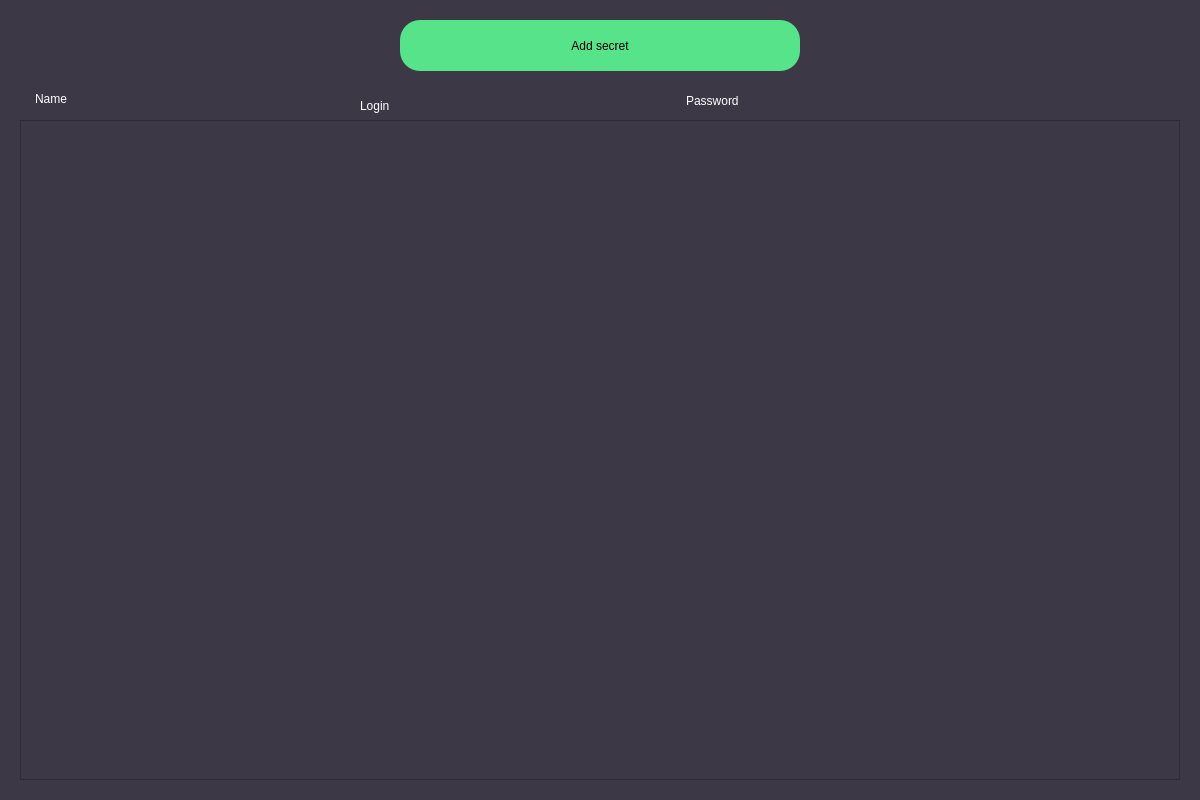
<?xml version="1.0" encoding="UTF-8"?>
<ui version="4.0">
 <class>Dialog</class>
 <widget class="QDialog" name="Dialog">
  <property name="geometry">
   <rect>
    <x>0</x>
    <y>0</y>
    <width>1200</width>
    <height>800</height>
   </rect>
  </property>
  <property name="windowTitle">
   <string>Dialog</string>
  </property>
  <property name="styleSheet">
   <string notr="true">QWidget#bgWidget{
	background-color: rgb(61, 56, 70);
}

QListWidget{
	background-color: rgb(61, 56, 70);
}

QPushButton#addSecret{
border-radius: 20px;
	background-color: rgb(87, 227, 137);
	font: 14pt &quot;Noto Mono&quot;;
}

QPushButton#addSecret:hover{
	background-color: rgb(46, 194, 126);
}


QLabel {
	font: 15pt &quot;Noto Mono&quot;;
	color: rgb(255, 255, 255);
}</string>
  </property>
  <widget class="QWidget" name="bgWidget" native="true">
   <property name="geometry">
    <rect>
     <x>0</x>
     <y>0</y>
     <width>1200</width>
     <height>800</height>
    </rect>
   </property>
   <widget class="QListWidget" name="listWidget">
    <property name="geometry">
     <rect>
      <x>20</x>
      <y>120</y>
      <width>1160</width>
      <height>660</height>
     </rect>
    </property>
    <property name="spacing">
     <number>5</number>
    </property>
   </widget>
   <widget class="QPushButton" name="addSecret">
    <property name="geometry">
     <rect>
      <x>400</x>
      <y>20</y>
      <width>400</width>
      <height>51</height>
     </rect>
    </property>
    <property name="text">
     <string>Add secret</string>
    </property>
   </widget>
   <widget class="QLabel" name="nameLabel">
    <property name="geometry">
     <rect>
      <x>35</x>
      <y>90</y>
      <width>54</width>
      <height>17</height>
     </rect>
    </property>
    <property name="text">
     <string>Name</string>
    </property>
   </widget>
   <widget class="QLabel" name="loginLabel">
    <property name="geometry">
     <rect>
      <x>360</x>
      <y>90</y>
      <width>81</width>
      <height>31</height>
     </rect>
    </property>
    <property name="text">
     <string>Login</string>
    </property>
   </widget>
   <widget class="QLabel" name="passwordLabel">
    <property name="geometry">
     <rect>
      <x>686</x>
      <y>90</y>
      <width>101</width>
      <height>21</height>
     </rect>
    </property>
    <property name="text">
     <string>Password</string>
    </property>
   </widget>
  </widget>
 </widget>
 <resources/>
 <connections/>
</ui>
